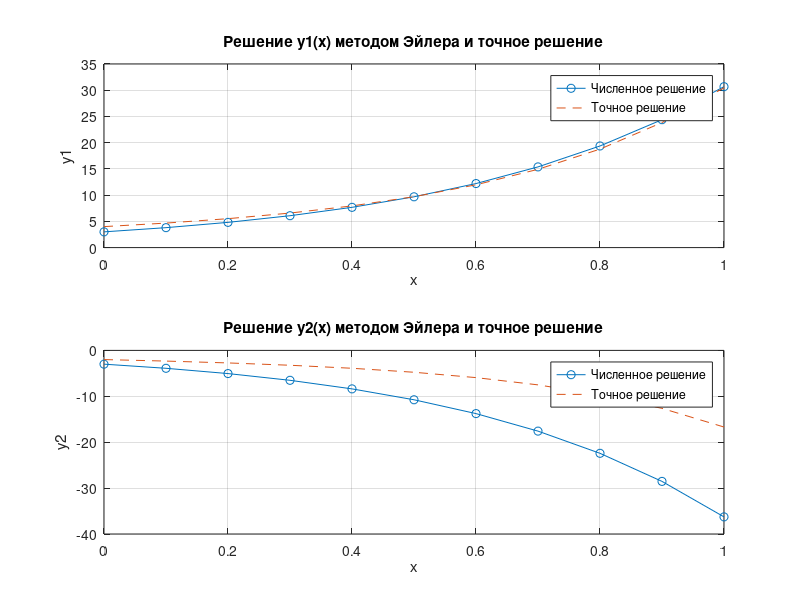

Write MATLAB code to recreate this figure.
clc
clear
disp('Вторая часть задания:')

f = @(x, y) [4 .* y(1) + y(2) - exp(2 .* x); -2 .* y(1) + y(2)];

x0 = 0;
y0 = [3; -3];

y1_exact = @(x) (2 + x) + exp(2 .* x) + exp(3 .* x);
y2_exact = @(x) -2 .* (1 + x) + exp(2 .* x) - exp(3 .* x);

h = 0.1;
n = 10;

x_v = zeros(1, n+1);
y_v = zeros(2, n+1);
x_v(1) = x0;
y_v(:, 1) = y0;

for i = 1:n
    y = y_v(:, i) + h * f(x_v(i), y_v(:, i));
    x = x_v(i) + h;
    x_v(i+1) = x;
    y_v(:, i+1) = y;
end

disp('Точные значения:')
x_e = x0:h:n*h
y1_e = y1_exact(x_e)
y2_e = y2_exact(x_e)
disp('Получившиеся результаты методом Эйлера:')
x_v
y_v

subplot(2, 1, 1);
plot(x_v, y_v(1, :), 'o-', x_e, y1_e, '--');
xlabel('x');
ylabel('y1');
title('Решение y1(x) методом Эйлера и точное решение');
legend('Численное решение', 'Точное решение');
grid on;

subplot(2, 1, 2);
plot(x_v, y_v(2, :), 'o-', x_e, y2_e, '--');
xlabel('x');
ylabel('y2');
title('Решение y2(x) методом Эйлера и точное решение');
legend('Численное решение', 'Точное решение');
grid on;
